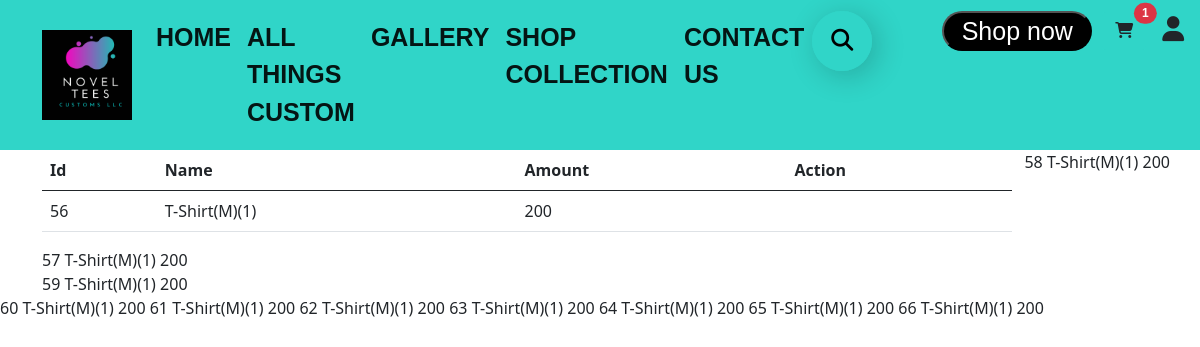
The page /payment_paypall.php (signed in) on the database its author committed.
### tables this page shows
CREATE TABLE `orders` (
  `id` int(11) NOT NULL,
  `product_name` varchar(255) NOT NULL,
  `product_quantity` varchar(255) NOT NULL,
  `amount` varchar(255) NOT NULL,
  `user_id` int(100) NOT NULL,
  `time_and_date` datetime(6) NOT NULL DEFAULT current_timestamp(6),
  `customer_name` varchar(255) NOT NULL,
  `address` varchar(255) NOT NULL,
  `number` varchar(255) NOT NULL,
  `payment_method` varchar(255) NOT NULL,
  `status` varchar(255) NOT NULL DEFAULT 'On process',
  `payment_status` varchar(255) NOT NULL DEFAULT 'unpaid'
);

### payment_paypall.php (the view, shortened to what this page needs)
<?php
if(!isset($_SESSION ['user_id'])){
    $_SESSION['auth_status']= "You have to login first";
    header("Location: ./log_in.php");
  }else{
include 'header.php';
include 'navbar.php';
$user_id=  $_SESSION ['user_id'];
$conn = mysqli_connect('localhost','root','','noveltees');
?>
<!DOCTYPE html>
<html lang="en">
<head>
</head>
<body>
    <div class="container">
        <div class="row">
            <div class="col">
                <form action="config/code_payment_submit.php" method="POST">
<div class="table-responsive">
  <table class="table">
  <thead>
        <tr>
          <th scope="col">Id</th>
          <th scope="col">Name</th>
          <th scope="col">Amount</th>
          <th scope="col">Action</th>
        </tr>
      </thead>
      <tbody>
        <tr>
        <?php
       $sql ="SELECT * from orders where user_id='$user_id' && payment_status='unpaid'";
       $data = mysqli_query($conn, $sql);
       $check_result= mysqli_num_rows($data)> 0;
       if($check_result){
         while( $rows = mysqli_fetch_array( $data ) )
         {
        ?>
            <td><?php echo $rows['id']?></td>
            <td><?php echo $rows['product_name']?></td>
            <td><?php echo $rows['amount']?></td>
            <td>           <input type="hidden" name="order_id" value="<?php echo $rows['id']?>">
                </td>
        </tr>
        </form>
</div>
                <?php
            }
        }
     ?>
  <?php
  }
  ?>
</body>
</html>

### navbar.php (style rules this page uses)
* { margin: 0; padding: 0; box-sizing: border-box; }

### rows shown on the page
orders: id "56", product_name "T-Shirt(M)(1)", amount "200"
orders: id "57", product_name "T-Shirt(M)(1)", amount "200"
orders: id "58", product_name "T-Shirt(M)(1)", amount "200"
orders: id "59", product_name "T-Shirt(M)(1)", amount "200"
orders: id "60", product_name "T-Shirt(M)(1)", amount "200"
orders: id "61", product_name "T-Shirt(M)(1)", amount "200"
orders: id "62", product_name "T-Shirt(M)(1)", amount "200"
orders: id "63", product_name "T-Shirt(M)(1)", amount "200"
orders: id "64", product_name "T-Shirt(M)(1)", amount "200"
orders: id "65", product_name "T-Shirt(M)(1)", amount "200"
orders: id "66", product_name "T-Shirt(M)(1)", amount "200"

### other values the page prints
$row_count "1"
